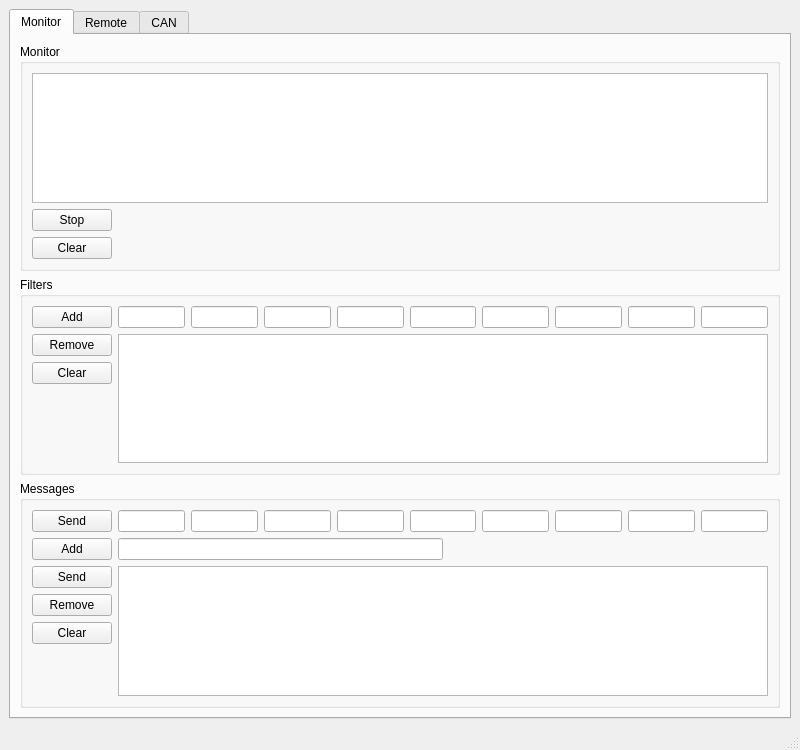
<?xml version="1.0" encoding="UTF-8"?>
<ui version="4.0">
 <class>mainWindow</class>
 <widget class="QMainWindow" name="mainWindow">
  <property name="geometry">
   <rect>
    <x>0</x>
    <y>0</y>
    <width>800</width>
    <height>750</height>
   </rect>
  </property>
  <property name="windowTitle">
   <string>MainWindow</string>
  </property>
  <widget class="QWidget" name="centralWidget">
   <layout class="QVBoxLayout" name="mainLayout">
    <item>
     <widget class="QTabWidget" name="tabWidget">
      <property name="currentIndex">
       <number>0</number>
      </property>
      <widget class="QWidget" name="tabMonitor">
       <attribute name="title">
        <string>Monitor</string>
       </attribute>
       <layout class="QVBoxLayout" name="layoutMonitor">
        <item>
         <widget class="QGroupBox" name="groupBoxMonitor">
          <property name="title">
           <string>Monitor</string>
          </property>
          <layout class="QVBoxLayout" name="layoutMonitorGroupBox">
           <item>
            <widget class="QTableView" name="tableMonitor"/>
           </item>
           <item alignment="Qt::AlignLeft">
            <widget class="QPushButton" name="buttonMonitorToggle">
             <property name="text">
              <string>Stop</string>
             </property>
            </widget>
           </item>
           <item alignment="Qt::AlignLeft">
            <widget class="QPushButton" name="buttonMonitorClear">
             <property name="text">
              <string>Clear</string>
             </property>
            </widget>
           </item>
          </layout>
         </widget>
        </item>
        <item>
         <widget class="QGroupBox" name="groupBoxFilters">
          <property name="title">
           <string>Filters</string>
          </property>
          <layout class="QVBoxLayout" name="layoutFiltersGroupBox">
           <item>
            <widget class="QFrame" name="frameFilterInputs">
             <property name="frameShape">
              <enum>QFrame::NoFrame</enum>
             </property>
             <property name="frameShadow">
              <enum>QFrame::Raised</enum>
             </property>
             <layout class="QHBoxLayout" name="layoutFilterInputs">
              <property name="spacing">
               <number>6</number>
              </property>
              <property name="leftMargin">
               <number>0</number>
              </property>
              <property name="topMargin">
               <number>0</number>
              </property>
              <property name="rightMargin">
               <number>0</number>
              </property>
              <property name="bottomMargin">
               <number>0</number>
              </property>
              <item>
               <widget class="QPushButton" name="buttonAddFilter">
                <property name="text">
                 <string>Add</string>
                </property>
               </widget>
              </item>
              <item>
               <widget class="QLineEdit" name="inputFilterId">
                <property name="text">
                 <string/>
                </property>
               </widget>
              </item>
              <item>
               <widget class="QLineEdit" name="inputFilterByte0">
                <property name="text">
                 <string/>
                </property>
               </widget>
              </item>
              <item>
               <widget class="QLineEdit" name="inputFilterByte1"/>
              </item>
              <item>
               <widget class="QLineEdit" name="inputFilterByte2"/>
              </item>
              <item>
               <widget class="QLineEdit" name="inputFilterByte3"/>
              </item>
              <item>
               <widget class="QLineEdit" name="inputFilterByte4"/>
              </item>
              <item>
               <widget class="QLineEdit" name="inputFilterByte5"/>
              </item>
              <item>
               <widget class="QLineEdit" name="inputFilterByte6"/>
              </item>
              <item>
               <widget class="QLineEdit" name="inputFilterByte7"/>
              </item>
             </layout>
            </widget>
           </item>
           <item>
            <widget class="QFrame" name="frameFilterTable">
             <property name="frameShape">
              <enum>QFrame::NoFrame</enum>
             </property>
             <property name="frameShadow">
              <enum>QFrame::Raised</enum>
             </property>
             <layout class="QHBoxLayout" name="layoutFilterTable">
              <property name="leftMargin">
               <number>0</number>
              </property>
              <property name="topMargin">
               <number>0</number>
              </property>
              <property name="rightMargin">
               <number>0</number>
              </property>
              <property name="bottomMargin">
               <number>0</number>
              </property>
              <item>
               <widget class="QFrame" name="frameFilterButtons">
                <property name="frameShape">
                 <enum>QFrame::NoFrame</enum>
                </property>
                <property name="frameShadow">
                 <enum>QFrame::Raised</enum>
                </property>
                <property name="lineWidth">
                 <number>0</number>
                </property>
                <layout class="QVBoxLayout" name="layoutFilterButtons">
                 <property name="leftMargin">
                  <number>0</number>
                 </property>
                 <property name="topMargin">
                  <number>0</number>
                 </property>
                 <property name="rightMargin">
                  <number>0</number>
                 </property>
                 <property name="bottomMargin">
                  <number>0</number>
                 </property>
                 <item>
                  <widget class="QPushButton" name="buttonRemoveFilter">
                   <property name="text">
                    <string>Remove</string>
                   </property>
                  </widget>
                 </item>
                 <item>
                  <widget class="QPushButton" name="buttonClearFilters">
                   <property name="text">
                    <string>Clear</string>
                   </property>
                  </widget>
                 </item>
                 <item>
                  <spacer name="filterButtonsSpacer">
                   <property name="orientation">
                    <enum>Qt::Vertical</enum>
                   </property>
                   <property name="sizeHint" stdset="0">
                    <size>
                     <width>20</width>
                     <height>28</height>
                    </size>
                   </property>
                  </spacer>
                 </item>
                </layout>
               </widget>
              </item>
              <item>
               <widget class="QTableWidget" name="tableFilters"/>
              </item>
             </layout>
            </widget>
           </item>
          </layout>
         </widget>
        </item>
        <item>
         <widget class="QGroupBox" name="groupBoxMessages">
          <property name="title">
           <string>Messages</string>
          </property>
          <layout class="QVBoxLayout" name="layoutMessagesGroupBox">
           <item>
            <widget class="QFrame" name="frameMessageInputs">
             <property name="frameShape">
              <enum>QFrame::NoFrame</enum>
             </property>
             <property name="frameShadow">
              <enum>QFrame::Raised</enum>
             </property>
             <layout class="QHBoxLayout" name="layoutMessageInputs">
              <property name="spacing">
               <number>6</number>
              </property>
              <property name="leftMargin">
               <number>0</number>
              </property>
              <property name="topMargin">
               <number>0</number>
              </property>
              <property name="rightMargin">
               <number>0</number>
              </property>
              <property name="bottomMargin">
               <number>0</number>
              </property>
              <item>
               <widget class="QPushButton" name="buttonSendMessage">
                <property name="text">
                 <string>Send</string>
                </property>
               </widget>
              </item>
              <item>
               <widget class="QLineEdit" name="inputMessageId"/>
              </item>
              <item>
               <widget class="QLineEdit" name="inputMessageByte0">
                <property name="text">
                 <string/>
                </property>
               </widget>
              </item>
              <item>
               <widget class="QLineEdit" name="inputMessageByte1"/>
              </item>
              <item>
               <widget class="QLineEdit" name="inputMessageByte2"/>
              </item>
              <item>
               <widget class="QLineEdit" name="inputMessageByte3"/>
              </item>
              <item>
               <widget class="QLineEdit" name="inputMessageByte4"/>
              </item>
              <item>
               <widget class="QLineEdit" name="inputMessageByte5"/>
              </item>
              <item>
               <widget class="QLineEdit" name="inputMessageByte6"/>
              </item>
              <item>
               <widget class="QLineEdit" name="inputMessageByte7"/>
              </item>
             </layout>
            </widget>
           </item>
           <item>
            <widget class="QFrame" name="frameMessageName">
             <property name="frameShape">
              <enum>QFrame::NoFrame</enum>
             </property>
             <property name="frameShadow">
              <enum>QFrame::Raised</enum>
             </property>
             <layout class="QHBoxLayout" name="layoutMessageName">
              <property name="leftMargin">
               <number>0</number>
              </property>
              <property name="topMargin">
               <number>0</number>
              </property>
              <property name="rightMargin">
               <number>0</number>
              </property>
              <property name="bottomMargin">
               <number>0</number>
              </property>
              <item>
               <widget class="QPushButton" name="buttonAddMessage">
                <property name="text">
                 <string>Add</string>
                </property>
               </widget>
              </item>
              <item>
               <widget class="QLineEdit" name="inputMessageName"/>
              </item>
              <item>
               <spacer name="messageNameSpacer">
                <property name="orientation">
                 <enum>Qt::Horizontal</enum>
                </property>
                <property name="sizeHint" stdset="0">
                 <size>
                  <width>321</width>
                  <height>20</height>
                 </size>
                </property>
               </spacer>
              </item>
             </layout>
            </widget>
           </item>
           <item>
            <widget class="QFrame" name="frameMessageTable">
             <property name="frameShape">
              <enum>QFrame::NoFrame</enum>
             </property>
             <property name="frameShadow">
              <enum>QFrame::Raised</enum>
             </property>
             <layout class="QHBoxLayout" name="layoutMessageTable">
              <property name="leftMargin">
               <number>0</number>
              </property>
              <property name="topMargin">
               <number>0</number>
              </property>
              <property name="rightMargin">
               <number>0</number>
              </property>
              <property name="bottomMargin">
               <number>0</number>
              </property>
              <item>
               <widget class="QFrame" name="frameMessageButtons">
                <property name="frameShape">
                 <enum>QFrame::NoFrame</enum>
                </property>
                <property name="frameShadow">
                 <enum>QFrame::Plain</enum>
                </property>
                <property name="lineWidth">
                 <number>0</number>
                </property>
                <layout class="QVBoxLayout" name="layoutMessageButtons">
                 <property name="leftMargin">
                  <number>0</number>
                 </property>
                 <property name="topMargin">
                  <number>0</number>
                 </property>
                 <property name="rightMargin">
                  <number>0</number>
                 </property>
                 <property name="bottomMargin">
                  <number>0</number>
                 </property>
                 <item>
                  <widget class="QPushButton" name="buttonSendSelected">
                   <property name="text">
                    <string>Send</string>
                   </property>
                  </widget>
                 </item>
                 <item>
                  <widget class="QPushButton" name="buttonRemoveMessage">
                   <property name="text">
                    <string>Remove</string>
                   </property>
                  </widget>
                 </item>
                 <item>
                  <widget class="QPushButton" name="buttonClearMessages">
                   <property name="text">
                    <string>Clear</string>
                   </property>
                  </widget>
                 </item>
                 <item>
                  <spacer name="messageButtonsSpacer">
                   <property name="orientation">
                    <enum>Qt::Vertical</enum>
                   </property>
                   <property name="sizeHint" stdset="0">
                    <size>
                     <width>20</width>
                     <height>10</height>
                    </size>
                   </property>
                  </spacer>
                 </item>
                </layout>
               </widget>
              </item>
              <item>
               <widget class="QTableWidget" name="tableMessages"/>
              </item>
             </layout>
            </widget>
           </item>
          </layout>
         </widget>
        </item>
       </layout>
      </widget>
      <widget class="QWidget" name="tabRemote">
       <attribute name="title">
        <string>Remote</string>
       </attribute>
       <layout class="QGridLayout" name="layoutRemoteTab">
        <item row="0" column="0">
         <widget class="QGroupBox" name="groupBoxMode">
          <property name="title">
           <string>Mode</string>
          </property>
          <layout class="QVBoxLayout" name="verticalLayout">
           <property name="sizeConstraint">
            <enum>QLayout::SetMinimumSize</enum>
           </property>
           <item>
            <widget class="QRadioButton" name="radioButtonServer">
             <property name="text">
              <string>Server</string>
             </property>
            </widget>
           </item>
           <item>
            <widget class="QRadioButton" name="radioButtonClient">
             <property name="text">
              <string>Client</string>
             </property>
            </widget>
           </item>
           <item>
            <widget class="QRadioButton" name="radioButtonLocal">
             <property name="text">
              <string>Local</string>
             </property>
            </widget>
           </item>
          </layout>
         </widget>
        </item>
        <item row="0" column="2">
         <widget class="QGroupBox" name="groupBoxClient">
          <property name="title">
           <string>Client</string>
          </property>
          <layout class="QGridLayout" name="gridLayout_2">
           <item row="0" column="0" alignment="Qt::AlignTop">
            <widget class="QLabel" name="labelClientIp">
             <property name="text">
              <string>IP</string>
             </property>
            </widget>
           </item>
           <item row="0" column="1" alignment="Qt::AlignTop">
            <widget class="QLineEdit" name="inputClientIp">
             <property name="layoutDirection">
              <enum>Qt::LeftToRight</enum>
             </property>
             <property name="autoFillBackground">
              <bool>false</bool>
             </property>
            </widget>
           </item>
           <item row="3" column="0" alignment="Qt::AlignLeft|Qt::AlignBottom">
            <widget class="QPushButton" name="buttonClientConnect">
             <property name="text">
              <string>Connect</string>
             </property>
            </widget>
           </item>
           <item row="1" column="1">
            <widget class="QLineEdit" name="inputClientPort"/>
           </item>
           <item row="1" column="0">
            <widget class="QLabel" name="labelClientPort">
             <property name="text">
              <string>Port</string>
             </property>
            </widget>
           </item>
           <item row="3" column="1" alignment="Qt::AlignRight|Qt::AlignBottom">
            <widget class="QFrame" name="frameClientStatus">
             <property name="frameShape">
              <enum>QFrame::NoFrame</enum>
             </property>
             <property name="frameShadow">
              <enum>QFrame::Raised</enum>
             </property>
             <layout class="QHBoxLayout" name="horizontalLayout_2">
              <property name="spacing">
               <number>0</number>
              </property>
              <property name="leftMargin">
               <number>0</number>
              </property>
              <property name="topMargin">
               <number>0</number>
              </property>
              <property name="rightMargin">
               <number>0</number>
              </property>
              <property name="bottomMargin">
               <number>0</number>
              </property>
              <item alignment="Qt::AlignRight|Qt::AlignBottom">
               <widget class="QLabel" name="labelClientStatus">
                <property name="text">
                 <string>Status:</string>
                </property>
               </widget>
              </item>
              <item alignment="Qt::AlignRight|Qt::AlignBottom">
               <widget class="QLabel" name="ledClientStatus">
                <property name="minimumSize">
                 <size>
                  <width>16</width>
                  <height>16</height>
                 </size>
                </property>
                <property name="maximumSize">
                 <size>
                  <width>16</width>
                  <height>16</height>
                 </size>
                </property>
                <property name="styleSheet">
                 <string notr="true">background-color: red; border-radius: 8px;</string>
                </property>
                <property name="text">
                 <string/>
                </property>
               </widget>
              </item>
             </layout>
            </widget>
           </item>
          </layout>
         </widget>
        </item>
        <item row="2" column="0">
         <spacer name="verticalSpacer_2">
          <property name="orientation">
           <enum>Qt::Vertical</enum>
          </property>
          <property name="sizeHint" stdset="0">
           <size>
            <width>20</width>
            <height>40</height>
           </size>
          </property>
         </spacer>
        </item>
        <item row="0" column="1">
         <widget class="QGroupBox" name="groupBoxServer">
          <property name="enabled">
           <bool>true</bool>
          </property>
          <property name="title">
           <string>Server</string>
          </property>
          <layout class="QGridLayout" name="gridLayout">
           <item row="0" column="8" alignment="Qt::AlignTop">
            <widget class="QLineEdit" name="inputServerPort"/>
           </item>
           <item row="0" column="1" alignment="Qt::AlignTop">
            <widget class="QLabel" name="labelServerPort">
             <property name="text">
              <string>Port</string>
             </property>
            </widget>
           </item>
           <item row="3" column="1" alignment="Qt::AlignLeft|Qt::AlignBottom">
            <widget class="QPushButton" name="buttonServerStart">
             <property name="enabled">
              <bool>true</bool>
             </property>
             <property name="sizePolicy">
              <sizepolicy hsizetype="Minimum" vsizetype="Fixed">
               <horstretch>0</horstretch>
               <verstretch>0</verstretch>
              </sizepolicy>
             </property>
             <property name="text">
              <string>Start</string>
             </property>
            </widget>
           </item>
           <item row="3" column="8" alignment="Qt::AlignRight|Qt::AlignBottom">
            <widget class="QFrame" name="frameServerStatus">
             <property name="frameShape">
              <enum>QFrame::NoFrame</enum>
             </property>
             <property name="frameShadow">
              <enum>QFrame::Raised</enum>
             </property>
             <layout class="QHBoxLayout" name="horizontalLayout_4">
              <property name="spacing">
               <number>0</number>
              </property>
              <property name="leftMargin">
               <number>0</number>
              </property>
              <property name="topMargin">
               <number>0</number>
              </property>
              <property name="rightMargin">
               <number>0</number>
              </property>
              <property name="bottomMargin">
               <number>0</number>
              </property>
              <item alignment="Qt::AlignRight|Qt::AlignBottom">
               <widget class="QLabel" name="labelServerStatus">
                <property name="text">
                 <string>Status:</string>
                </property>
               </widget>
              </item>
              <item alignment="Qt::AlignRight|Qt::AlignBottom">
               <widget class="QLabel" name="ledServerStatus">
                <property name="minimumSize">
                 <size>
                  <width>16</width>
                  <height>16</height>
                 </size>
                </property>
                <property name="maximumSize">
                 <size>
                  <width>16</width>
                  <height>16</height>
                 </size>
                </property>
                <property name="styleSheet">
                 <string notr="true">background-color: red; border-radius: 8px;</string>
                </property>
                <property name="text">
                 <string/>
                </property>
               </widget>
              </item>
             </layout>
            </widget>
           </item>
          </layout>
         </widget>
        </item>
       </layout>
      </widget>
      <widget class="QWidget" name="tabCAN">
       <attribute name="title">
        <string>CAN</string>
       </attribute>
       <layout class="QGridLayout" name="layoutCAN">
        <item row="0" column="0">
         <widget class="QGroupBox" name="groupBoxCANInterface">
          <property name="title">
           <string>CAN Interface</string>
          </property>
          <layout class="QGridLayout" name="gridLayout_3">
           <item row="0" column="0">
            <widget class="QLabel" name="labelCanChannel">
             <property name="text">
              <string>Channel</string>
             </property>
            </widget>
           </item>
           <item row="0" column="1">
            <widget class="QLineEdit" name="inputCanChannel"/>
           </item>
           <item row="0" column="2">
            <widget class="QPushButton" name="buttonCanConnect">
             <property name="text">
              <string>Connect</string>
             </property>
            </widget>
           </item>
           <item row="1" column="0">
            <widget class="QLabel" name="labelCanBitrate">
             <property name="text">
              <string>Bitrate</string>
             </property>
            </widget>
           </item>
           <item row="1" column="1">
            <widget class="QLineEdit" name="inputCanBitrate"/>
           </item>
           <item row="1" column="2" alignment="Qt::AlignRight|Qt::AlignBottom">
            <widget class="QFrame" name="frameCanStatus">
             <property name="frameShape">
              <enum>QFrame::NoFrame</enum>
             </property>
             <property name="frameShadow">
              <enum>QFrame::Raised</enum>
             </property>
             <layout class="QHBoxLayout" name="horizontalLayout_3">
              <property name="spacing">
               <number>0</number>
              </property>
              <property name="leftMargin">
               <number>0</number>
              </property>
              <property name="topMargin">
               <number>0</number>
              </property>
              <property name="rightMargin">
               <number>0</number>
              </property>
              <property name="bottomMargin">
               <number>0</number>
              </property>
              <item alignment="Qt::AlignHCenter">
               <widget class="QLabel" name="labelCanStatus">
                <property name="text">
                 <string>Status:</string>
                </property>
               </widget>
              </item>
              <item alignment="Qt::AlignRight">
               <widget class="QLabel" name="ledCanStatus">
                <property name="minimumSize">
                 <size>
                  <width>16</width>
                  <height>16</height>
                 </size>
                </property>
                <property name="maximumSize">
                 <size>
                  <width>16</width>
                  <height>16</height>
                 </size>
                </property>
                <property name="styleSheet">
                 <string notr="true">background-color: red; border-radius: 8px;</string>
                </property>
                <property name="text">
                 <string/>
                </property>
               </widget>
              </item>
             </layout>
            </widget>
           </item>
          </layout>
         </widget>
        </item>
        <item row="0" column="1">
         <spacer name="horizontalSpacer">
          <property name="orientation">
           <enum>Qt::Horizontal</enum>
          </property>
          <property name="sizeHint" stdset="0">
           <size>
            <width>373</width>
            <height>20</height>
           </size>
          </property>
         </spacer>
        </item>
        <item row="1" column="0">
         <spacer name="verticalSpacer">
          <property name="orientation">
           <enum>Qt::Vertical</enum>
          </property>
          <property name="sizeHint" stdset="0">
           <size>
            <width>20</width>
            <height>547</height>
           </size>
          </property>
         </spacer>
        </item>
       </layout>
      </widget>
     </widget>
    </item>
   </layout>
  </widget>
  <widget class="QMenuBar" name="menubar">
   <property name="geometry">
    <rect>
     <x>0</x>
     <y>0</y>
     <width>800</width>
     <height>22</height>
    </rect>
   </property>
  </widget>
  <widget class="QStatusBar" name="statusbar"/>
 </widget>
 <resources/>
 <connections/>
</ui>
